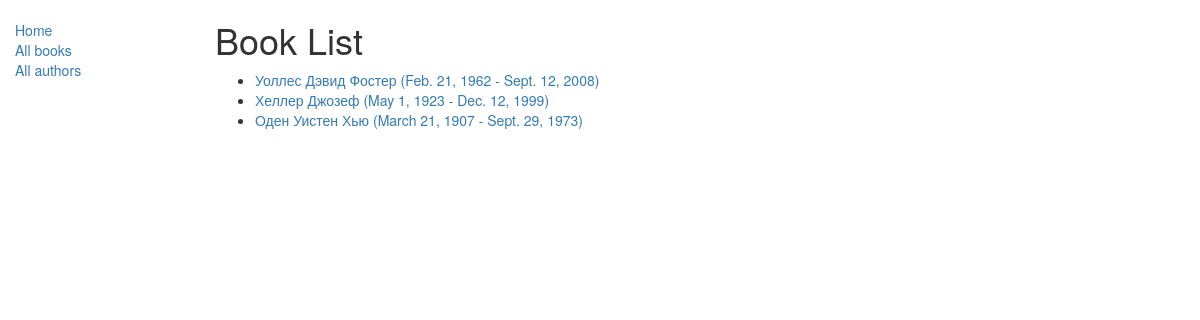
Screenshot of /catalog/authors/ with the database file from the repository.
### catalog/models.py (models this page shows, shortened)
class Author(models.Model):
    first_name = models.CharField(max_length=100)
    last_name = models.CharField(max_length=100)
    date_of_birth = models.DateField(null=True, blank=True)
    date_of_death = models.DateField('Died', null=True, blank=True)
    def get_absolute_url(self):
        return reverse('author-detail', args=[str(self.id)])

### catalog/views.py (the view)
class AuthorListView(generic.ListView):
    model = Author

### catalog/templates/catalog/author_list.html
{% extends "base_generic.html" %}
{% block content %}
    <h1>Book List</h1>
    {% if author_list %}
    <ul>
      {% for author in author_list %}
      <li>
        <a href="{{ author.get_absolute_url }}">{{ author.last_name }} {{ author.first_name }} ({{ author.date_of_birth }} - {{ author.date_of_death }})  </a>
      </li>
      {% endfor %}
    </ul>
    {% else %}
      <p>There are no author in the library.</p>
    {% endif %}
{% endblock %}

### rows the page displays
Author: last_name "Уоллес", first_name "Дэвид Фостер", date_of_birth "Feb. 21, 1962", date_of_death "Sept. 12, 2008"
Author: last_name "Хеллер", first_name "Джозеф", date_of_birth "May 1, 1923", date_of_death "Dec. 12, 1999"
Author: last_name "Оден", first_name "Уистен Хью", date_of_birth "March 21, 1907", date_of_death "Sept. 29, 1973"
